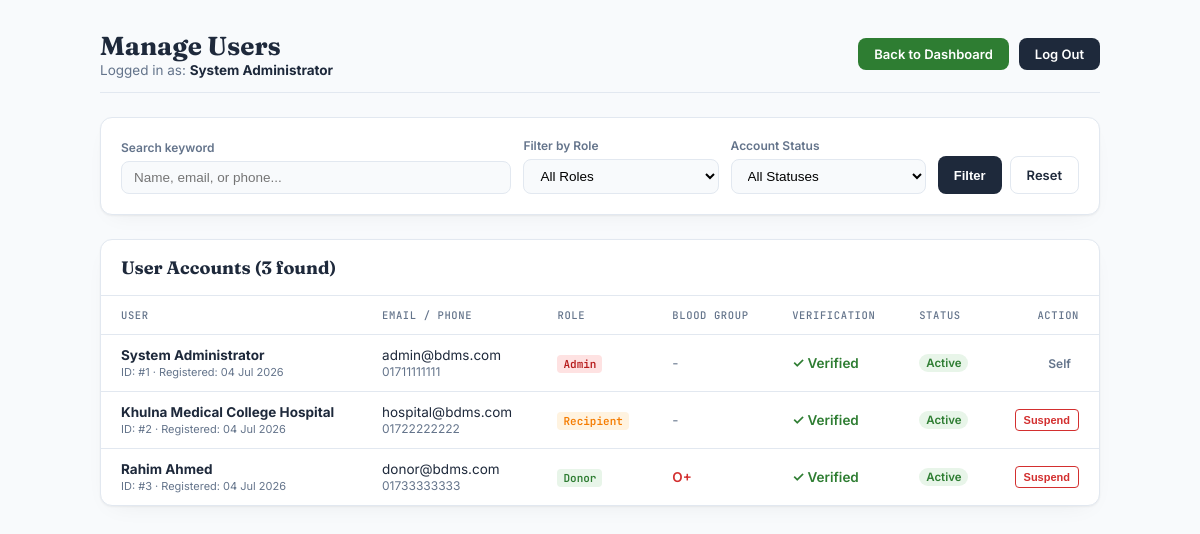
/admin-users.php (signed in), run on the app's committed database.
### tables this page shows
CREATE TABLE IF NOT EXISTS `users` (
  `id` INT AUTO_INCREMENT PRIMARY KEY,
  `full_name` VARCHAR(100) NOT NULL,
  `email` VARCHAR(150) UNIQUE NOT NULL,
  `phone` VARCHAR(20) UNIQUE NOT NULL,
  `password_hash` VARCHAR(255) NOT NULL,
  `role` ENUM('donor', 'recipient', 'admin') DEFAULT 'donor',
  `blood_type` ENUM('A+', 'A-', 'B+', 'B-', 'AB+', 'AB-', 'O+', 'O-') NULL,
  `date_of_birth` DATE NULL,
  `weight_kg` DECIMAL(5,2) NULL,
  `gender` ENUM('male', 'female', 'other') NULL,
  `address` VARCHAR(255) NULL,
  `city` VARCHAR(100) NULL,
  `last_donation_date` DATE NULL,
  `is_verified` TINYINT(1) DEFAULT 0,
  `status` ENUM('active', 'suspended') DEFAULT 'active',
  `notify_email` TINYINT(1) DEFAULT 1,
  `notify_sms` TINYINT(1) DEFAULT 0,
  `notify_blood_requests` TINYINT(1) DEFAULT 1,
  `created_at` TIMESTAMP DEFAULT CURRENT_TIMESTAMP,
  `updated_at` TIMESTAMP DEFAULT CURRENT_TIMESTAMP ON UPDATE CURRENT_TIMESTAMP
);

### includes/functions.php (called while the page is built, shortened)
<?php
function h($string) {
    return htmlspecialchars($string ?? '', ENT_QUOTES, 'UTF-8');
}

### admin-users.php (the view, shortened to what this page needs)
<?php
require_once __DIR__ . '/config/db.php';
try {
    $stmt = $pdo->prepare("SELECT * FROM users WHERE id = :id LIMIT 1");
    $stmt->execute(['id' => $_SESSION['user_id']]);
    $admin = $stmt->fetch();
    $params = [];
    $sql = "SELECT * FROM users";
    $sql .= " ORDER BY created_at DESC";
    $stmt_users = $pdo->prepare($sql);
    $stmt_users->execute($params);
    $users = $stmt_users->fetchAll();
} catch (Exception $e) {
    die("Error loading accounts manager: " . $e->getMessage());
}
?>
<!DOCTYPE html>
<html lang="en">
<head>
</head>
<body>
<div class="container">
    <div class="header">
        <div>
            <h1>Manage Users</h1>
            <div class="admin-meta">Logged in as: <strong><?php echo h($admin['full_name']); ?></strong></div>
        </div>
        <div style="display: flex; gap: 10px; align-items: center;">
            <a href="admin-dashboard.php" class="logout-link" style="background: var(--teal);">Back to Dashboard</a>
            <a href="logout.php" class="logout-link">Log Out</a>
        </div>
    </div>
    <div class="section-card">
        <form method="GET" class="filter-form">
            <div>
                <label style="font-size:12px; font-weight:600; color:var(--muted); display:block; margin-bottom:6px;">Search keyword</label>
                <input type="text" name="q" value="<?php echo h($_GET['q'] ?? ''); ?>" placeholder="Name, email, or phone..." style="width:100%; padding: 8px 12px; border: 1px solid var(--line); border-radius: 8px; font-size:13.5px; background:var(--paper);">
            </div>
            <div>
                <label style="font-size:12px; font-weight:600; color:var(--muted); display:block; margin-bottom:6px;">Filter by Role</label>
                <select name="role" style="width:100%; padding: 8px 12px; border: 1px solid var(--line); border-radius: 8px; font-size:13.5px; background:var(--paper); cursor:pointer;">
                    <option value="">All Roles</option>
                </select>
            </div>
            <div>
                <label style="font-size:12px; font-weight:600; color:var(--muted); display:block; margin-bottom:6px;">Account Status</label>
                <select name="status" style="width:100%; padding: 8px 12px; border: 1px solid var(--line); border-radius: 8px; font-size:13.5px; background:var(--paper); cursor:pointer;">
                    <option value="">All Statuses</option>
                </select>
            </div>
            <div style="display:flex; gap:8px;">
                <button type="submit" class="logout-link" style="background:var(--ink); cursor:pointer; height:38px; padding: 0 16px;">Filter</button>
                <a href="admin-users.php" class="logout-link" style="background:transparent; border:1px solid var(--line); color:var(--ink); height:38px; padding: 8px 16px; display:inline-flex; align-items:center;">Reset</a>
            </div>
        </form>
    </div>
    <div class="section-card">
        <div class="section-header">
            <h2>User Accounts (<?php echo count($users); ?> found)</h2>
        </div>
        <div style="overflow-x: auto;">
            <table>
                <thead>
                    <tr>
                        <th>User</th>
                        <th>Email / Phone</th>
                        <th>Role</th>
                        <th>Blood Group</th>
                        <th>Verification</th>
                        <th>Status</th>
                        <th style="text-align: right;">Action</th>
                    </tr>
                </thead>
                <tbody>
                    <?php if (empty($users)): ?>
                        <tr>
                            <td colspan="7" style="text-align: center; color: var(--muted); padding: 24px;">No user accounts found matching your filters.</td>
                        </tr>
                    <?php else: ?>
                        <?php foreach ($users as $u): ?>
                            <tr>
                                <td>
                                    <strong><?php echo h($u['full_name']); ?></strong>
                                    <div style="font-size: 11px; color: var(--muted); margin-top: 2px;">
                                        ID: #<?php echo $u['id']; ?> · Registered: <?php echo date('d M Y', strtotime($u['created_at'])); ?>
                                    </div>
                                </td>
                                <td>
                                    <div><?php echo h($u['email']); ?></div>
                                    <div class="mono" style="font-size:12px; color:var(--muted); margin-top:1px;"><?php echo h($u['phone']); ?></div>
                                </td>
                                <td>
                                    <span class="role-chip role-<?php echo h($u['role']); ?>">
                                        <?php echo ucfirst(h($u['role'])); ?>
                                    </span>
                                </td>
                                <td>
                                    <?php if ($u['role'] === 'donor' && !empty($u['blood_type'])): ?>
                                        <span style="font-weight: 600; color: var(--crimson);"><?php echo h($u['blood_type']); ?></span>
                                    <?php else: ?>
                                        <span style="color: var(--muted);">-</span>
                                    <?php endif; ?>
                                </td>
                                <td>
                                    <?php if ($u['is_verified']): ?>
                                        <span style="color: var(--teal); font-weight: 600;">✓ Verified</span>
                                    <?php else: ?>
                                        <span style="color: var(--muted);">Unverified</span>
                                    <?php endif; ?>
                                </td>
                                <td>
                                    <span class="status-badge status-<?php echo h($u['status']); ?>">
                                        <?php echo ucfirst(h($u['status'])); ?>
                                    </span>
                                </td>
                                <td style="text-align: right;">
                                    <?php if ($u['id'] == $_SESSION['user_id']): ?>
                                        <span style="color:var(--muted); font-size:12px; font-weight:600; padding-right:8px;">Self</span>
                                    <?php else: ?>
                                        <?php if ($u['status'] === 'active'): ?>
                                            <form action="api/update-user-status.php" method="POST" style="margin:0; display:inline-block;">
                                                <button type="submit" class="logout-link" style="padding: 4px 8px; font-size: 11px; background:transparent; color:var(--crimson); border:1px solid var(--crimson); border-radius:4px; font-weight:600; cursor:pointer;">Suspend</button>
                                            </form>
                                        <?php endif; ?>
                                    <?php endif; ?>
                                </td>
                            </tr>
                        <?php endforeach; ?>
                    <?php endif; ?>
                </tbody>
            </table>
        </div>
    </div>
</div>
</body>
</html>

### admin-users.php (style rules this page uses)
:root { --ink: #1E293B; --crimson: #D32F2F; --crimson-deep: #B71C1C; --paper: #F8FAFC; --card: #FFFFFF; --rose: #FEE2E2; --teal: #2E7D32; --teal-tint: #E8F5E9; --amber: #F57C00; --amber-tint: #FFF3E0; --line: #E2E8F0; --muted: #64748B; --radius: 12px; --shadow: 0 1px 2px rgba(0, 0, 0, 0.05), 0 8px 24px -12px rgba(0, 0, 0, 0.08); }
* { box-sizing: border-box; }
body { background: var(--paper); color: var(--ink); font-family: 'Inter', sans-serif; margin: 0; padding: 30px; min-height: 100vh; }
.container { max-width: 1000px; margin: 0 auto; }
.header { display: flex; align-items: center; justify-content: space-between; margin-bottom: 24px; border-bottom: 1px solid var(--line); padding-bottom: 14px; }
h1 { font-family: 'Fraunces', serif; font-size: 26px; margin: 0; }
.admin-meta { font-size: 13.5px; color: var(--muted); }
.admin-meta strong { color: var(--ink); }
.section-card { background: var(--card); border: 1px solid var(--line); border-radius: var(--radius); box-shadow: var(--shadow); margin-bottom: 24px; }
.section-header { padding: 16px 20px; border-bottom: 1px solid var(--line); }
.section-header h2 { font-family: 'Fraunces', serif; font-size: 18px; margin: 0; }
.filter-form { padding: 20px; display: grid; grid-template-columns: 2fr 1fr 1fr auto; gap: 12px; align-items: end; }
table { width: 100%; border-collapse: collapse; }
th { text-align: left; font-family: 'JetBrains Mono', monospace; font-size: 10.5px; text-transform: uppercase; letter-spacing: .06em; color: var(--muted); font-weight: 500; padding: 12px 20px; border-bottom: 1px solid var(--line); }
td { padding: 12px 20px; border-bottom: 1px solid var(--line); font-size: 13.5px; }
tr:last-child td { border-bottom: none; }
.role-chip { font-family: 'JetBrains Mono', monospace; font-size: 11px; font-weight: 600; padding: 2px 6px; border-radius: 4px; }
.role-donor { background: var(--teal-tint); color: var(--teal); }
.role-recipient { background: var(--amber-tint); color: var(--amber); }
.role-admin { background: var(--rose); color: var(--crimson-deep); }
.status-badge { font-size: 11.5px; font-weight: 600; padding: 2px 7px; border-radius: 12px; display: inline-block; }
.status-active { background: var(--teal-tint); color: var(--teal); }
.logout-link { display: inline-block; background: var(--ink); color: #fff; border: none; padding: 8px 16px; border-radius: 8px; font-weight: 600; font-size: 13px; text-decoration: none; transition: opacity 0.15s; }

### data on the page
users: full_name "System Administrator", id "1", created_at "04 Jul 2026", email "admin@bdms.com", phone "01711111111", role "Admin", is_verified "✓ Verified", status "Active", shows "Self"
users: full_name "Khulna Medical College Hospital", id "2", created_at "04 Jul 2026", email "hospital@bdms.com", phone "01722222222", role "Recipient", is_verified "✓ Verified", status "Active"
users: full_name "Rahim Ahmed", id "3", created_at "04 Jul 2026", email "donor@bdms.com", phone "01733333333", role "Donor", blood_type "O+", is_verified "✓ Verified", status "Active"

### other printed values
count($users) "3"
